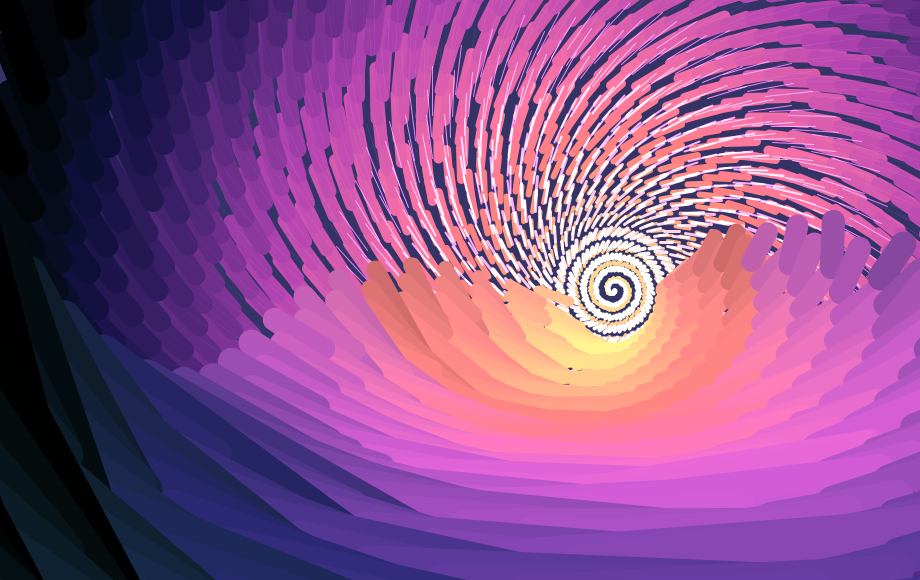
Frame 1 (no input)
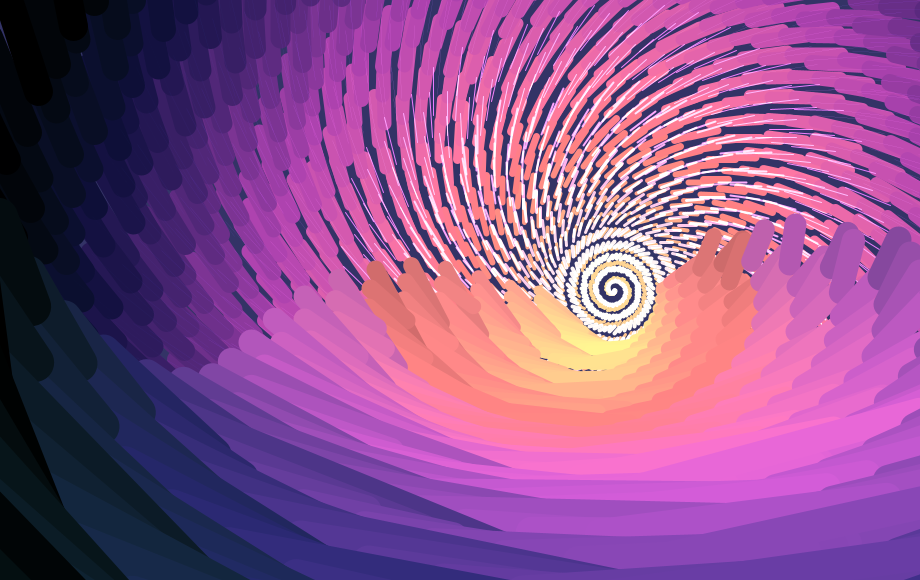
Frame 2 (the mouse pressed at the canvas centre, redrawn once)

The Processing sketch that drew these frames (run headless with seeded random() and noise(); the mouse was pressed at the canvas centre and the sketch redrawn once):

// Processing sketch: sketch_180726b
// ── sketch_180726b.pde
void setup() {
  size(920, 580);
  noLoop();
  colorMode(HSB, 360, 100, 100, 100);
  noStroke();
  noFill();
  ellipseMode(CENTER);
}

void draw() {
  background(240, 50, 40);
  
  drawBackground();

  //fill(0, 0, 100);
  //ellipse(width - width/3, height/2, width/8, width/8);

  //drawArcs(180, 360);
  drawArcs(0, 180);
}

void drawBackground() {
  int step = 180/23;

  int incr = 15000;

  for (int i = 0; i < incr; i += step) {
    float radius = i/22;
    
    float radiusVar = random(.98, 1.02);
    
    float x1 = cos(radians(i)) * radius*radiusVar + width - width/3;
    float y1 = sin(radians(i)) * radius*radiusVar + height/2;
    
    float x2 = cos(radians(i-step)) * radius*radiusVar*.9 + width - width/3;
    float y2 = sin(radians(i-step)) * radius*radiusVar*.9 + height/2;
    
    float radiusVar2 = random(.98, 1.02);
    
    float x3 = cos(radians(i)) * radius*radiusVar2*.8 + width - width/3;
    float y3 = sin(radians(i)) * radius*radiusVar2*.8 + height/2;
    
    float x4 = cos(radians(i-step)) * radius*radiusVar2*.7 + width - width/3;
    float y4 = sin(radians(i-step)) * radius*radiusVar2*.7 + height/2;
    
    //strokeWeight(4);
    
    float h = map(i, 0, incr, 360 + 45, 180 + 30) % 360;
    float s = map(i, 0, incr, 40, 80);
    float b = map(i, 0, incr, 150, 0);
    
    stroke(h, s, b);
    
    if(i > 0){
      blendMode(NORMAL);
      strokeWeight(constrain(i/500, 3, 50));
      line(x1, y1, x2, y2);

      float weight = constrain(4 - i/2000, 0, 4);
      stroke(h, s, b);
      blendMode(ADD);
      strokeWeight(weight);
      line(x3, y3, x4, y4);
    }
  }
}

void drawArcs(int start, int end) {
  blendMode(NORMAL);
  int step = 180/20;

  int incr = 8;
  int init = width/6;

  for (int i = 0; i < init; i += incr) {
    int startAngle = start + int(sin(radians(i*2 + 180)) * height/30);
    int endAngle = end + int(sin(radians(i*3)) * height/30);

    float centerX = width - width/3 + sin(radians(i*2 + 180))*width/20;
    float centerY = height/2 + pow(i, .7);

    float radius = (width/15) + pow(i, 1.3);

    float h = map(i, incr, init, 360 + 45, 180 + 30) % 360;
    float s = map(radius, 0, width, 40, 80);

    float lineLength = width/30 + i/6;
    float lineWidth = lineLength/3 + i/6;
    strokeWeight(lineWidth);

    float radiusVar = (sin(radians(i + 180))/2 + 1);

    for (int j = startAngle; j < endAngle/2; j += step) {
      float angleVar = random(10, 20);

      float x0 = cos(radians(j)) * radius*0.7 + centerX;
      float y0 = sin(radians(j)) * radius*0.7*radiusVar + centerY;

      float x = cos(radians(j)) * radius + centerX - lineLength/2;
      float y = sin(radians(j)) * radius*radiusVar + centerY;

      float x2 = cos(radians(j-angleVar)) * radius + centerX + lineLength/2;
      float y2 = sin(radians(j-angleVar)) * radius*radiusVar + centerY;

      float bVar = sin(radians(j)) * 30 - 30;
      float b = map(radius, 0, width, 150, 0) + bVar;
      
      stroke(h + bVar, s, b);
      line(x, y, x2, y2);
    }

    for (int j = endAngle; j > endAngle/2; j -= step) {
      float angleVar = random(10, 50);

      float x = cos(radians(j)) * radius + centerX - lineLength/2;
      float y = sin(radians(j)) * radius*radiusVar + centerY;

      float x2 = cos(radians(j-angleVar)) * radius + centerX + lineLength/2;
      float y2 = sin(radians(j-angleVar)) * radius*radiusVar + centerY;

      float bVar = sin(radians(j)) * 30 - 30;
      float b = map(radius, 0, width, 150, 0) + bVar;

      stroke(h + bVar, s, b);
      line(x, y, x2, y2);
    }
  }
}
